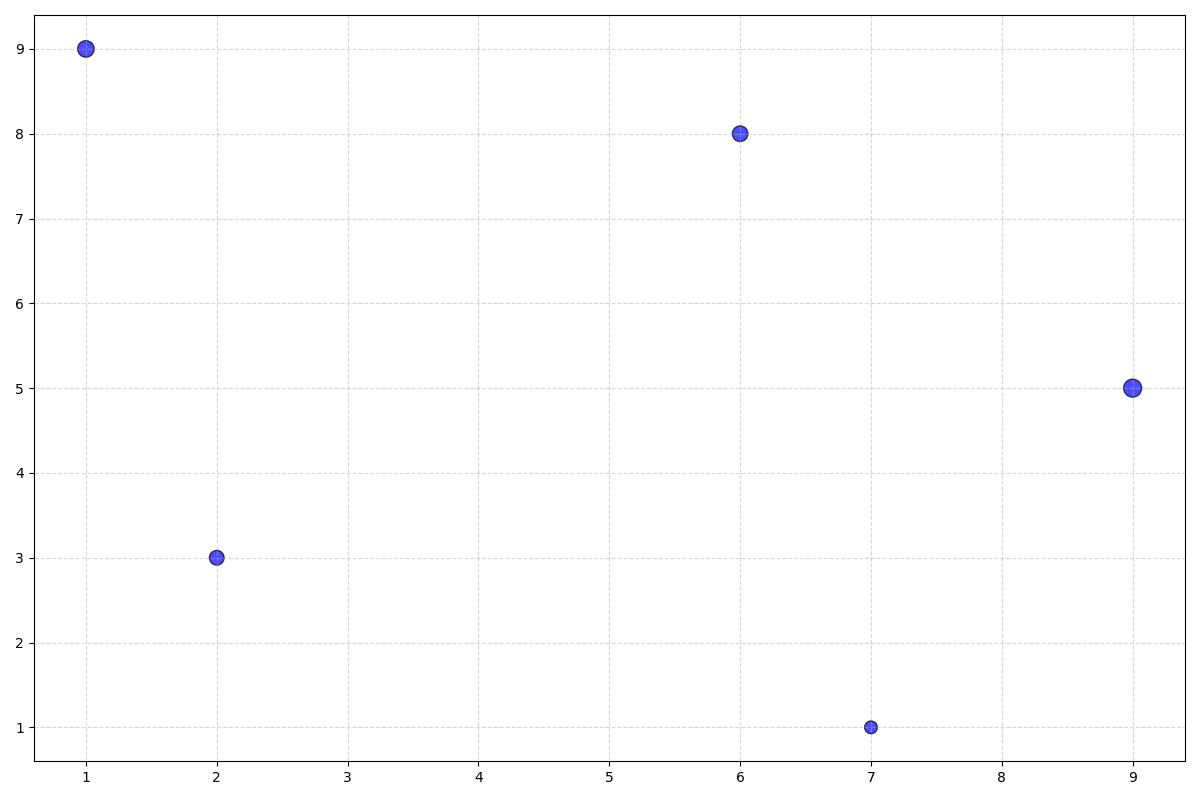

Generate this figure with Python:
import matplotlib.pyplot as plt
import numpy as np

# Define star systems with coordinates (x, y), brightness (in arbitrary units)
star_systems = [
    [2, 3, 5.6],  
    [7, 1, 4.2],  
    [1, 9, 7.1],  
    [6, 8, 6.3],  
    [9, 5, 8.4]   
]

x_coords = [data[0] for data in star_systems]
y_coords = [data[1] for data in star_systems]
brightness = [data[2] for data in star_systems]

fig, ax = plt.subplots(figsize=(12, 8))

ax.scatter(x_coords, y_coords, s=[b*20 for b in brightness], c='blue', alpha=0.7, edgecolors='black')

ax.grid(True, linestyle='--', alpha=0.5)

plt.tight_layout()
plt.show()
